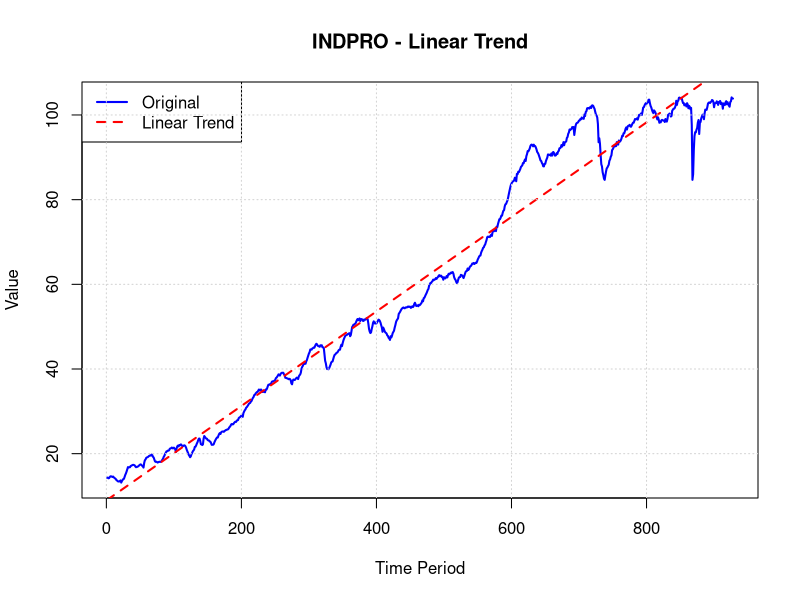
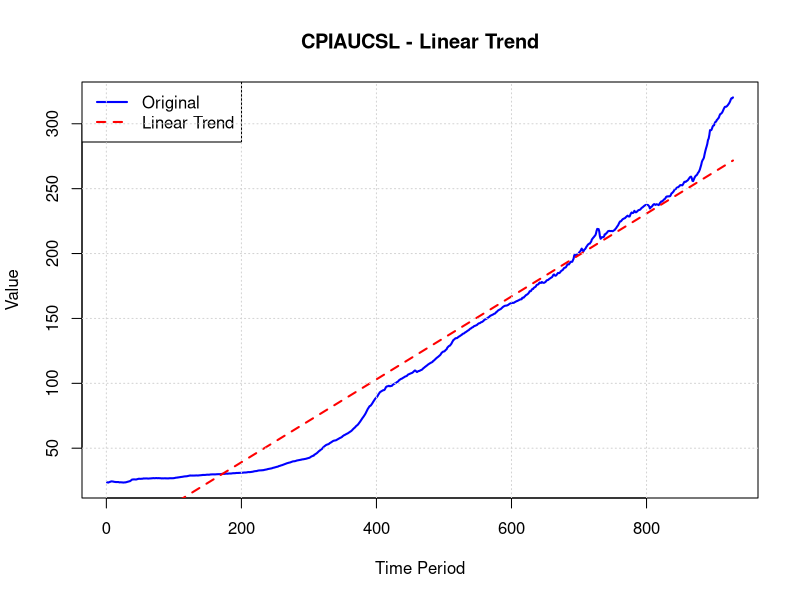
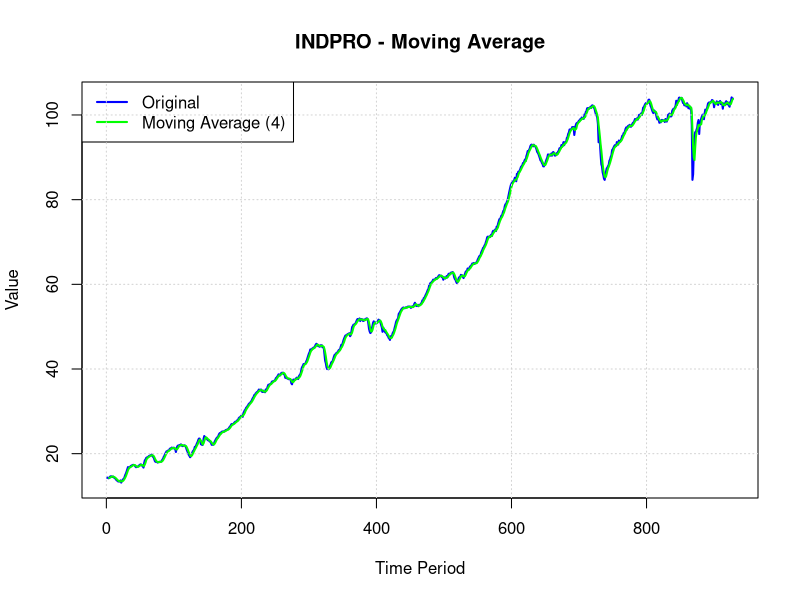
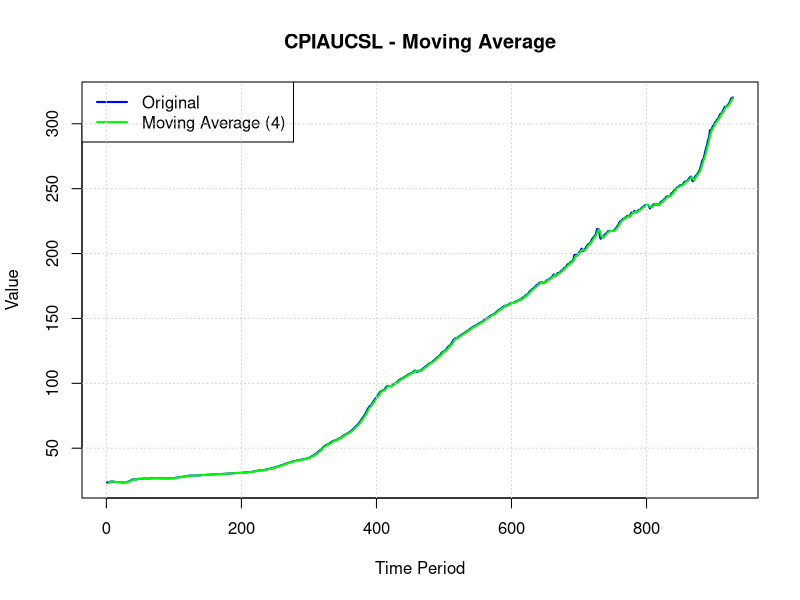

These figures' R source, in order: (Note: this script raises an error after producing the figures.)
library(zoo)
library(forecast)

cat("\n")
cat("===============================================\n")
cat("  TIME SERIES DETRENDING ANALYSIS (R)\n")
cat("===============================================\n\n")
estimate_params <- function(y) {
  T <- length(y)
  t <- 1:T
  m_T <- (T + 1) / 2
  v_T <- T * (T + 1) / 12
  c_T <- (sum(t * y) - T * (mean(y) * (T + 1) / 2)) / (T - 1)
  
  beta <- c_T / v_T
  alpha <- mean(y) - beta * m_T
  
  return(c(alpha=alpha, beta=beta))
}

ME <- function(actual, forecast) {
  mean(actual - forecast, na.rm=TRUE)
}

RMSE <- function(actual, forecast) {
  sqrt(mean((actual - forecast)^2, na.rm=TRUE))
}

MAE <- function(actual, forecast) {
  mean(abs(actual - forecast), na.rm=TRUE)
}

MPE <- function(actual, forecast) {
  mean(100 * (actual - forecast) / actual, na.rm=TRUE)
}

MAPE <- function(actual, forecast) {
  mean(100 * abs((actual - forecast) / actual), na.rm=TRUE)
}

TheilU <- function(actual, forecast) {
  n <- length(actual)
  if (n <= 1) return(NA)
  
  actual_shifted <- actual[2:n]
  forecast_shifted <- forecast[1:(n-1)]
  actual_current <- actual[1:(n-1)]
  
  numerator <- mean(((forecast_shifted - actual_shifted) / actual_current)^2, na.rm=TRUE)
  denominator <- mean(((actual_shifted - actual_current) / actual_current)^2, na.rm=TRUE)
  
  if (is.na(denominator) || denominator == 0) return(NA)
  return(numerator / denominator)
}

MSE_decomposition <- function(actual, forecast) {
  T <- length(actual)
  scale <- (T - 1) / T
  
  y_mean <- mean(actual, na.rm=TRUE)
  f_mean <- mean(forecast, na.rm=TRUE)
  sy <- sqrt(scale * var(actual, na.rm=TRUE))
  sf <- sqrt(scale * var(forecast, na.rm=TRUE))
  
  r <- tryCatch({
    cor(actual, forecast, use="complete.obs")
  }, error = function(e) {
    if (length(actual) == length(forecast) && sum(!is.na(actual) & !is.na(forecast)) > 0) {
      cor(actual, forecast, use="pairwise.complete.obs")
    } else {
      0
    }
  })
  
  if (is.na(r)) r <- 0
  
  bias <- (y_mean - f_mean)^2
  regression <- (sf - r * sy)^2
  disturbance <- (1 - r^2) * sy^2
  
  MSE_total <- bias + regression + disturbance
  
  if (MSE_total == 0 || is.na(MSE_total)) {
    return(list(MSE=0, UM=0, UR=0, UD=0))
  }
  
  UM <- bias / MSE_total
  UR <- regression / MSE_total
  UD <- disturbance / MSE_total
  
  return(list(MSE=MSE_total, UM=UM, UR=UR, UD=UD))
}

cat("📂 Loading data...\n")

df <- read.csv("data/EconomicsUSA.csv")
df$date <- as.Date(df$date)

cat("   Observations:", nrow(df), "\n")
cat("   Variables:", paste(names(df), collapse=", "), "\n\n")

variables <- c("indpro", "cpiaucsl")

forecasts <- list()
results <- data.frame()

cat("===============================================\n")
cat("METHOD 1: LINEAR TREND ESTIMATION\n")
cat("===============================================\n\n")

for (i in seq_along(variables)) {
  var_name <- variables[i]
  y <- df[[var_name]]
  
    params <- estimate_params(y)
  alpha <- params["alpha"]
  beta <- params["beta"]
  
  t <- 1:length(y)
  trend <- alpha + beta * t
  
  forecasts[[paste0("TREND_", i)]] <- trend
  
  cat(sprintf("%s:\n", toupper(var_name)))
  cat(sprintf("  Trend equation: TT = %.6f + %.6f*t\n", alpha, beta))
  cat(sprintf("  Interpretation: %s trend by %.6f per period\n\n", 
              ifelse(beta > 0, "Increasing", "Decreasing"), abs(beta)))
  
  png(sprintf("output/plots/%s_linear_trend.png", var_name), 
      width=1200, height=600, res=120)
  plot(y, type="l", lwd=2, col="blue",
       main=sprintf("%s - Linear Trend", toupper(var_name)),
       xlab="Time Period", ylab="Value")
  lines(trend, lwd=2, col="red", lty=2)
  legend("topleft", legend=c("Original", "Linear Trend"),
         col=c("blue", "red"), lty=c(1,2), lwd=2)
  grid()
  dev.off()
  
  cat(sprintf("  ✅ Saved: output/plots/%s_linear_trend.png\n\n", var_name))
}

cat("===============================================\n")
cat("METHOD 2: MOVING AVERAGE (ORDER=4)\n")
cat("===============================================\n\n")

for (i in seq_along(variables)) {
  var_name <- variables[i]
  y <- df[[var_name]]
  
  ma <- rollmean(y, k=4, fill=NA, align="right")
  
  forecasts[[paste0("MA_", i)]] <- ma
  
  cat(sprintf("%s:\n", toupper(var_name)))
  cat("  Moving average window: 4 periods\n")
  cat("  First 3 values are NA (not enough data)\n\n")
  
  png(sprintf("output/plots/%s_moving_average.png", var_name), 
      width=1200, height=600, res=120)
  plot(y, type="l", lwd=2, col="blue",
       main=sprintf("%s - Moving Average", toupper(var_name)),
       xlab="Time Period", ylab="Value")
  lines(ma, lwd=2, col="green")
  legend("topleft", legend=c("Original", "Moving Average (4)"),
         col=c("blue", "green"), lty=1, lwd=2)
  grid()
  dev.off()
  
  cat(sprintf("  ✅ Saved: output/plots/%s_moving_average.png\n\n", var_name))
}

cat("===============================================\n")
cat("FORECAST EVALUATION STATISTICS\n")
cat("===============================================\n\n")

X <- c(df$indpro, df$cpiaucsl, df$indpro, df$cpiaucsl)

for (j in seq_along(forecasts)) {
  forecast_name <- names(forecasts)[j]
  forecast_values <- forecasts[[j]]
  actual <- X[[j]]
  
  valid_idx <- !is.na(forecast_values) & !is.na(actual)
  actual_clean <- actual[valid_idx]
  forecast_clean <- forecast_values[valid_idx]
  
  if (length(actual_clean) > 1) {
    mse_result <- MSE_decomposition(actual_clean, forecast_clean)
    
    result_row <- data.frame(
      Model = forecast_name,
      ME = ME(actual_clean, forecast_clean),
      RMSE = RMSE(actual_clean, forecast_clean),
      MAE = MAE(actual_clean, forecast_clean),
      MPE = MPE(actual_clean, forecast_clean),
      MAPE = MAPE(actual_clean, forecast_clean),
      Theil_U = TheilU(actual_clean, forecast_clean),
      MSE = mse_result$MSE,
      UM = mse_result$UM,
      UR = mse_result$UR,
      UD = mse_result$UD
    )
    
    results <- rbind(results, result_row)
  }
}

cat("\n")
print(results, row.names=FALSE, digits=4)

write.csv(results, "output/results/forecast_evaluation.csv", row.names=FALSE)
cat("\n✅ Results saved to: output/results/forecast_evaluation.csv\n")

cat("\n")
cat("===============================================\n")
cat("INTERPRETATION GUIDE\n")
cat("===============================================\n\n")

cat("Lower values = Better forecast accuracy\n\n")
cat("• ME (Mean Error): Measures bias (closer to 0 = better)\n")
cat("• RMSE: Penalizes large errors, good overall measure\n")
cat("• MAE: Average error magnitude\n")
cat("• MAPE: Percentage error (easy to interpret)\n")
cat("• Theil's U: Normalized accuracy (< 1 = better than naive forecast)\n\n")

cat("MSE Decomposition:\n")
cat("• UM: Bias proportion (systematic over/under prediction)\n")
cat("• UR: Regression proportion (different variation)\n")
cat("• UD: Disturbance proportion (unexplained randomness)\n\n")
        
best_trend <- results[results$Model %in% c("TREND_1", "TREND_2"),]
best_ma <- results[results$Model %in% c("MA_1", "MA_2"),]

cat("===============================================\n")
cat("SUMMARY\n")
cat("===============================================\n\n")

for (var in variables) {
  cat(sprintf("%s:\n", toupper(var)))
  idx <- grep(toupper(substr(var, 1, 3)), c("INDPRO", "CPIAUCSL"))
  
  trend_rmse <- results[results$Model == paste0("TREND_", idx), "RMSE"]
  ma_rmse <- results[results$Model == paste0("MA_", idx), "RMSE"]
  
  if (length(trend_rmse) > 0 && length(ma_rmse) > 0 && 
      !is.na(trend_rmse) && !is.na(ma_rmse)) {
    if (trend_rmse < ma_rmse) {
      cat("  → Linear Trend performs better (lower RMSE)\n")
    } else {
      cat("  → Moving Average performs better (lower RMSE)\n")
    }
  } else {
    cat("  → Cannot compare (missing RMSE values)\n")
  }
  cat("\n")
}

cat("===============================================\n")
cat("ANALYSIS COMPLETE! 🎉\n")
cat("===============================================\n\n")

cat("📁 Check your output folder:\n")
cat("   output/plots/     - All visualizations\n")
cat("   output/results/   - Forecast evaluation CSV\n\n")

cat("✨ You're ready for your exam!\n\n")
